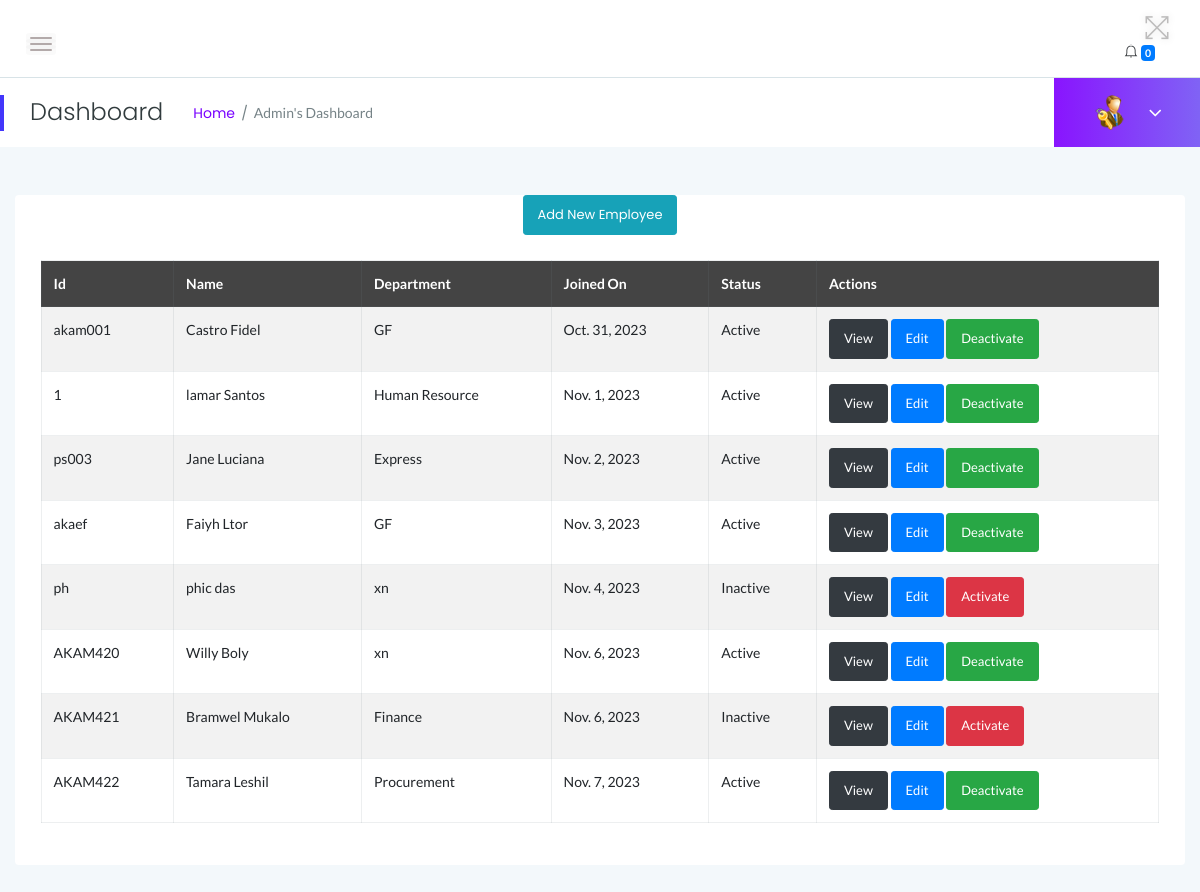
The page /myadmin/employees/ (signed in) on the database as committed earlier.
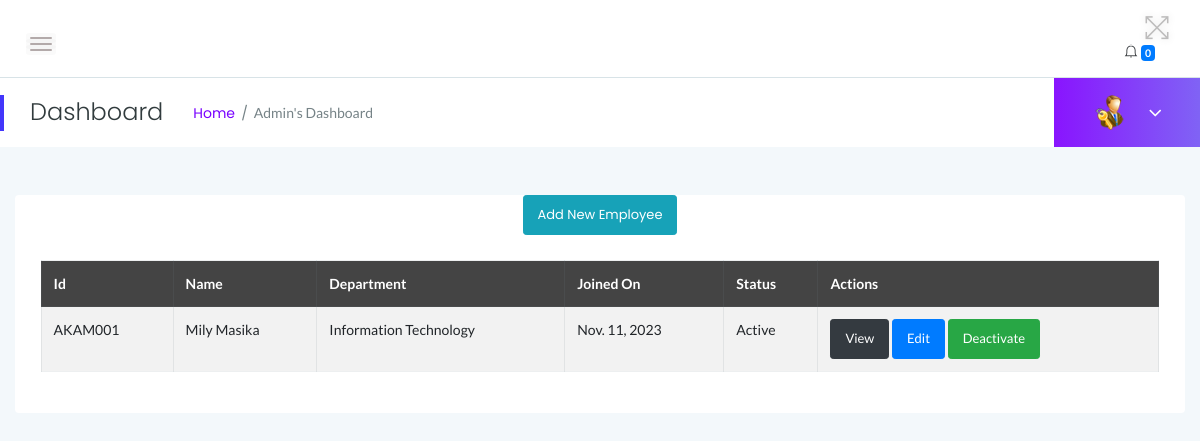
The same page on the database as committed later.
### myadmin/models.py (models this page shows, shortened)
class Employee(models.Model):
    user = models.OneToOneField(User, on_delete=models.CASCADE, default=None)
    empcode = models.CharField(max_length=10, primary_key=True)
    firstName = models.CharField(max_length=100)
    lastName = models.CharField(max_length=100)
    email = models.EmailField()
    password = models.CharField(max_length=255)
    employee_type = models.CharField(
        max_length=10,
        choices=UN_CHOICES,
        default='Non-Union'
    )
    gender = models.CharField(
        max_length=10,
        choices=GENDER_CHOICES,
        default='Male'
    )
    dob = models.DateField(auto_now_add=True)
    department = models.ForeignKey(Department, on_delete=models.CASCADE)
    address = models.CharField(max_length=255, default="80100")
    city = models.CharField(max_length=100, default="Mombasa")
    country = models.CharField(max_length=100)
    mobileno = models.CharField(max_length=10)
    status = models.CharField(
        max_length=10,
        choices=EMP_CHOICES,
        default='Active'
    )
    CreationDate = models.DateField(auto_now_add=True)

class Department(models.Model):
    department_name = models.CharField(max_length=255)
    department_shortname = models.CharField(max_length=50)
    department_code = models.CharField(max_length=10)
    CreationDate = models.DateField(auto_now_add=True)
    def __str__(self):
        return self.department_name

### myadmin/views.py (the view)
# urls.py: path('employees/', views.employees, name='employees'),
@login_required
def employees(request):
    if not request.user.is_authenticated:
        return redirect('admin_login')  # Redirect to the appropriate URL
    msg = None
    if request.method == 'GET':
        if 'inid' in request.GET:
            id = request.GET.get('inid')
            status = "Inactive"
            employee = Employee.objects.get(id=id)
            employee.Status = status
            employee.save()
            return redirect('employees')
        if 'id' in request.GET:
            id = request.GET.get('id')
            status = "Active"
            employee = Employee.objects.get(id=id)
            employee.Status = status
            employee.save()
            return redirect('employees')
    employees = Employee.objects.all()
    context = {
        'employees': employees,
        'msg': msg
    }
    return render(request, 'admin/employees.html', context)

### myadmin/templates/admin/employees.html (shortened to what this page needs)
{% extends 'admin/main.html' %}
{% block content %}
 <center><a href="{% url 'myadmin:add_employee' %}" class="btn btn-sm btn-info">Add New Employee</a></center>
                        <div class="card-body">
                            <div class="data-tables datatable-dark">
<table class="table table-striped table-bordered">
  <thead>
    <tr>
      <th scope="col">Id</th>
      <th scope="col">Name</th>
      <th scope="col">Department</th>
      <th scope="col">Joined On</th>
      <th scope="col">Status</th>
      <th scope="col">Actions</th>
    </tr>
  </thead>
  <tbody>
    {% for employee in employees %}
    <tr>
      <td scope="row">{{ employee.empcode }}</td>
      <td>{{ employee.firstName }} {{ employee.lastName }}</td>
      <td>{{ employee.department }}</td>
      <td>{{ employee.CreationDate }}</td>
      <td>{{ employee.status }}</td>
      <td>
          <button type="button" class="btn btn-sm btn-dark">View</button>
          <button type="button" class="btn btn-sm btn-primary">Edit</button>
        {% if employee.status == 'Active' %}
        <button type="button" class="btn btn-sm btn-success" onclick="return confirm('Are you sure you want to inactive this employee?');">Deactivate</button>
        {% elif employee.status == 'Inactive' %}
        <button type="button" class="btn btn-sm btn-danger" onclick="return confirm('Are you sure you want to active this employee?');">Activate</button>
        {% endif %}
      </td>
    </tr>
    {% endfor %}
  </tbody>
</table>
{% endblock content %}

Rows that differ between the two databases and show on the page:
removed Employee: empcode "akam001", firstName "Castro", lastName "Fidel", department "GF", CreationDate "Oct. 31, 2023", status "Active", shows "Deactivate"
removed Employee: empcode "1", firstName "lamar", lastName "Santos", department "Human Resource", CreationDate "Nov. 1, 2023", status "Active", shows "Deactivate"
removed Employee: empcode "ps003", firstName "Jane", lastName "Luciana", department "Express", CreationDate "Nov. 2, 2023", status "Active", shows "Deactivate"
removed Employee: empcode "akaef", firstName "Faiyh", lastName "Ltor", department "GF", CreationDate "Nov. 3, 2023", status "Active", shows "Deactivate"
removed Employee: empcode "ph", firstName "phic", lastName "das", department "xn", CreationDate "Nov. 4, 2023", status "Inactive", shows "Activate"
removed Employee: empcode "AKAM420", firstName "Willy", lastName "Boly", department "xn", CreationDate "Nov. 6, 2023", status "Active", shows "Deactivate"
removed Employee: empcode "AKAM421", firstName "Bramwel", lastName "Mukalo", department "Finance", CreationDate "Nov. 6, 2023", status "Inactive", shows "Activate"
removed Employee: empcode "AKAM422", firstName "Tamara", lastName "Leshil", department "Procurement", CreationDate "Nov. 7, 2023", status "Active", shows "Deactivate"
added Employee: empcode "AKAM001", firstName "Mily", lastName "Masika", department "Information Technology", CreationDate "Nov. 11, 2023", status "Active", shows "Deactivate"
